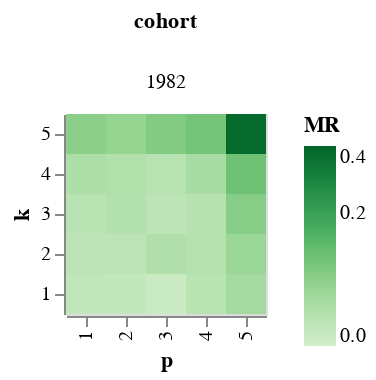

This figure's notebook cell:
### Code cell
plot_scale = alt.Scale(type="pow", exponent=0.5, scheme = "greens", nice = True)
color = alt.Color('MR:Q', scale = plot_scale)

chart = alt.Chart(source).mark_rect().encode(
        column = "cohort:O",
        x='p:O',
        y=alt.Y('k:O',
        sort=alt.EncodingSortField('k', order='descending')),
        color=color
    )
    
k_mag = alt.Chart(source1).mark_bar().encode(
    column = "cohort:O",
    x = alt.X("k:O"),
    y = alt.Y(
        "Mag_k:Q", scale=alt.Scale(domain=(0,1))
        )
    )

p_mag = alt.Chart(source1).mark_bar().encode(
    column = "cohort:O",
    x = "p:O",
    y = alt.Y(
        "Mag_p:Q", scale=alt.Scale(domain=(0,1))
        )
    )


chart

### Figure 1 — Vega-Lite specification as saved in the notebook (floating-point values rounded to 4 significant figures)
{"config": {"view": {"continuousWidth": 400, "continuousHeight": 300}}, "data": {"name": "data-4fc4c26f76eee94bfb2c45aede6c6bcc"}, "mark": "rect", "encoding": {"color": {"type": "quantitative", "field": "MR", "scale": {"exponent": 0.5, "nice": true, "scheme": "greens", "type": "pow"}}, "column": {"type": "ordinal", "field": "cohort"}, "x": {"type": "ordinal", "field": "p"}, "y": {"type": "ordinal", "field": "k", "sort": {"field": "k", "order": "descending"}}}, "$schema": "https://vega.github.io/schema/vega-lite/v4.8.1.json", "datasets": {"data-4fc4c26f76eee94bfb2c45aede6c6bcc": [{"k": 1, "p": 1, "MR": 0.004342, "cohort": 1982}, {"k": 2, "p": 1, "MR": 0.00653, "cohort": 1982}, {"k": 3, "p": 1, "MR": 0.008649, "cohort": 1982}, {"k": 4, "p": 1, "MR": 0.01507, "cohort": 1982}, {"k": 5, "p": 1, "MR": 0.05026, "cohort": 1982}, {"k": 1, "p": 2, "MR": 0.003479, "cohort": 1982}, {"k": 2, "p": 2, "MR": 0.006517, "cohort": 1982}, {"k": 3, "p": 2, "MR": 0.01161, "cohort": 1982}, {"k": 4, "p": 2, "MR": 0.01299, "cohort": 1982}, {"k": 5, "p": 2, "MR": 0.03871, "cohort": 1982}, {"k": 1, "p": 3, "MR": 0.001256, "cohort": 1982}, {"k": 2, "p": 3, "MR": 0.01348, "cohort": 1982}, {"k": 3, "p": 3, "MR": 0.006236, "cohort": 1982}, {"k": 4, "p": 3, "MR": 0.008902, "cohort": 1982}, {"k": 5, "p": 3, "MR": 0.06141, "cohort": 1982}, {"k": 1, "p": 4, "MR": 0.007494, "cohort": 1982}, {"k": 2, "p": 4, "MR": 0.01105, "cohort": 1982}, {"k": 3, "p": 4, "MR": 0.009496, "cohort": 1982}, {"k": 4, "p": 4, "MR": 0.01928, "cohort": 1982}, {"k": 5, "p": 4, "MR": 0.08088, "cohort": 1982}, {"k": 1, "p": 5, "MR": 0.02284, "cohort": 1982}, {"k": 2, "p": 5, "MR": 0.03397, "cohort": 1982}, {"k": 3, "p": 5, "MR": 0.05533, "cohort": 1982}, {"k": 4, "p": 5, "MR": 0.08957, "cohort": 1982}, {"k": 5, "p": 5, "MR": 0.4206, "cohort": 1982}]}}
